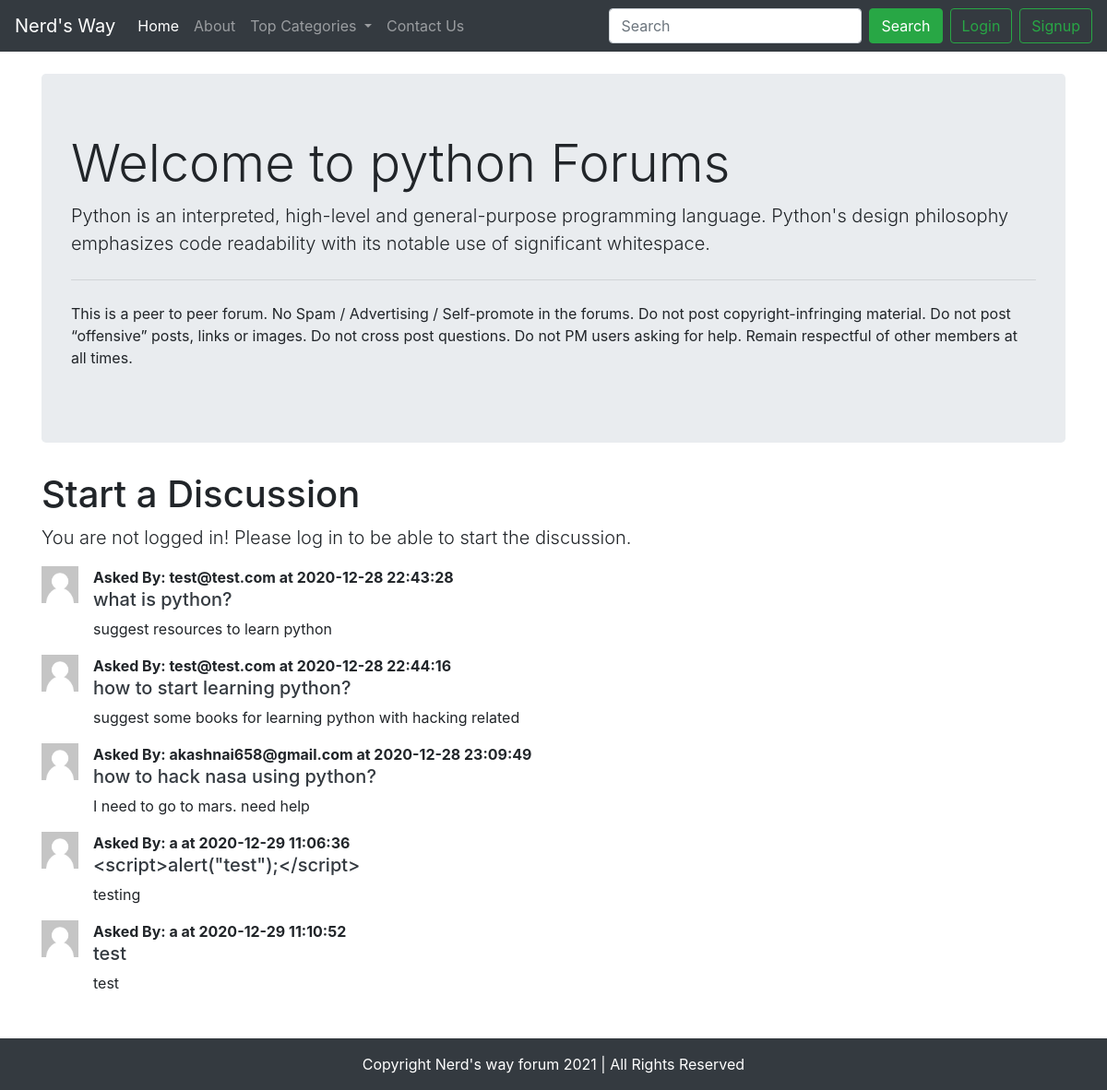
The app's page /forum/threadlist.php?catid=1, older data.
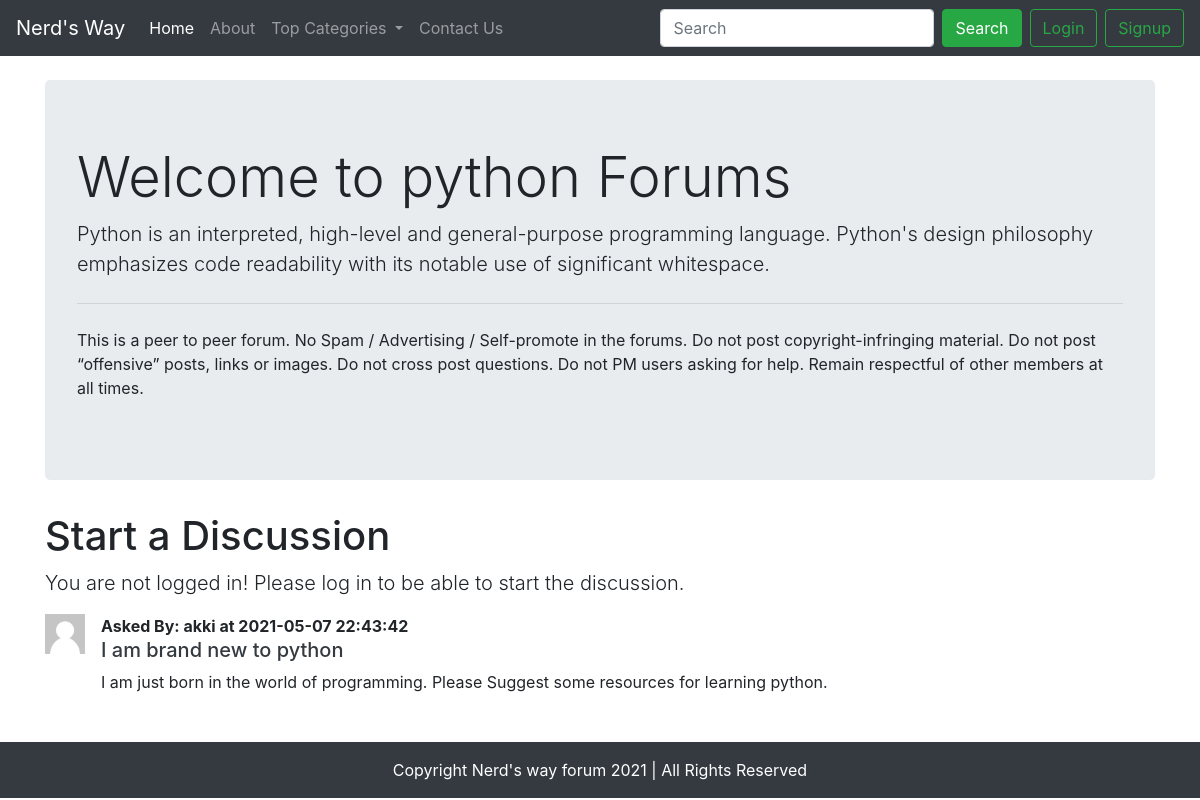
The same page, newer data.
### tables this page shows
CREATE TABLE `categories` (
  `category_id` int(8) NOT NULL,
  `category_name` varchar(255) NOT NULL,
  `category_description` varchar(255) NOT NULL,
  `created` datetime NOT NULL DEFAULT current_timestamp()
);

CREATE TABLE `threads` (
  `thread_id` int(7) NOT NULL,
  `thread_title` varchar(255) NOT NULL,
  `thread_desc` text NOT NULL,
  `thread_cat_id` int(7) NOT NULL,
  `thread_user_id` int(7) NOT NULL,
  `timestamp` datetime NOT NULL DEFAULT current_timestamp()
);

CREATE TABLE `users` (
  `sno` int(11) NOT NULL,
  `user_email` varchar(30) NOT NULL,
  `user_pass` varchar(255) NOT NULL,
  `timestamp` datetime NOT NULL DEFAULT current_timestamp()
);

### forum/threadlist.php (the view, shortened to what this page needs)
<!doctype html>
<html lang="en">
<head>
    <link rel="stylesheet" href="https://cdn.jsdelivr.net/npm/bootstrap@4.5.3/dist/css/bootstrap.min.css"
>
</head>
<body>
    <?php include("partials/_header.php");?>
    <?php
        $id = $_GET['catid'];
        $sql = "SELECT * FROM `categories` WHERE `category_id`=$id";
        $result = mysqli_query($conn,$sql);
        while($row = mysqli_fetch_assoc($result)){
            $catname = $row['category_name'];
            $catdesc = $row['category_description'];
        }
    ?>
<div class="container my-4">
    <div class="jumbotron">
        <h1 class="display-4">Welcome to <?php echo $catname ?> Forums</h1>
        <p class="lead"><?php echo $catdesc; ?></p>
        <hr class="my-4">
        <p>This is a peer to peer forum. No Spam / Advertising / Self-promote in the forums. Do not post
            copyright-infringing material. Do not post “offensive” posts, links or images.
            Do not cross post questions. Do not PM users asking for help.
            Remain respectful of other members at all times.</p>
        </div>
    </div>
    <?php
    if(isset($_SESSION['loggedin']) && $_SESSION['loggedin'] == true){
        echo '<div class="container">
        <h1 class="pb-2">Start a Discussion</h1>
        <form action="'.$_SERVER["REQUEST_URI"].'" method="POST">
        <div class="form-group">
        <label for="exampleInputEmail1">Problem title</label>
        <input type="text" class="form-control" id="title" name="title" aria-describedby="emailHelp">
        <small id="emailHelp" class="form-text text-muted">Keep your title as short as possible.</small>
        </div>
        <input type="hidden" name="sno" value="' . $_SESSION["sno"] . '">
        <div class="form-group">
        <label for="exampleFormControlTextarea1">Describe your problem</label>
        <textarea class="form-control" id="desc" name="desc" rows="3"></textarea>
        </div>
        <button type="submit" class="btn btn-success mb-4">Submit</button>
        </form>
        </div>';
    }
    else{
        echo '<div class="container">
        <h1 class="my-2">Start a Discussion</h1>
        <p class="lead ">You are not logged in! Please log in to be able to start the discussion.</p>
        </div>';
    }
        ?>
    <div class="container mb-5">
        <?php
            $id = $_GET['catid'];
            $sql = "SELECT * FROM `threads` WHERE `thread_cat_id`=$id";
                $result = mysqli_query($conn,$sql);
                while($row = mysqli_fetch_assoc($result)){
                    $id = $row['thread_id'];
                    $title = $row['thread_title'];
            $title = str_replace("<", "&lt;", $title);
            $title = str_replace(">", "&gt;", $title);
            $desc = $row['thread_desc'];
            $desc = str_replace("<", "&lt;", $desc);
            $desc = str_replace(">", "&gt;", $desc);
                    $thread_time = $row['timestamp'];
                    $thread_user_id = $row['thread_user_id'];
                    $sql2 = "SELECT user_email FROM `users` WHERE `sno`='$thread_user_id'";
                    $result2 = mysqli_query($conn,$sql2);
                    $row2 = mysqli_fetch_assoc($result2);
            echo '<div class="media my-3">
                <img class="mr-3" width="40px" src="images/userdefault.png" alt="Generic placeholder image">
                <div class="media-body">
                <p class="font-weight-bold my-0"> Asked By: '. $row2['user_email']. ' at '. $thread_time. ' </p>
                <h5 class="mt-0"> <a class="text-dark" href="thread.php?threadid='.$id.'">'.$title.'</a></h5>
                '.$desc.'
            </div>
        </div>';
                }
        ?>
    </div>
    <?php include("partials/_footer.php");?>
</body>
</html>

### forum/partials/_header.php (shortened to what this page needs)
<?php
    echo '<nav class="navbar navbar-expand-lg navbar-dark bg-dark">
    <a class="navbar-brand" href="/forum">Nerd\'s Way</a>
    <button class="navbar-toggler" type="button" data-toggle="collapse" data-target="#navbarSupportedContent" aria-controls="navbarSupportedContent" aria-expanded="false" aria-label="Toggle navigation">
      <span class="navbar-toggler-icon"></span>
    </button>
    <div class="collapse navbar-collapse" id="navbarSupportedContent">
      <ul class="navbar-nav mr-auto">
        <li class="nav-item active">
          <a class="nav-link" href="/forum">Home<span class="sr-only">(current)</span></a>
        </li>
        <li class="nav-item">
          <a class="nav-link" href="about.php">About</a>
        </li>
        <li class="nav-item dropdown">
          <a class="nav-link dropdown-toggle" href="#" id="navbarDropdown" role="button" data-toggle="dropdown" aria-haspopup="true" aria-expanded="false">
            Top Categories
          </a>
          <div class="dropdown-menu" aria-labelledby="navbarDropdown">';
          echo '
          </div>
        </li>
        <li class="nav-item">
          <a class="nav-link " href="contact.php" >Contact Us</a>
        </li>
      </ul>';
      if(isset($_SESSION['loggedin']) && $_SESSION['loggedin'] == true){
        echo '<form class="form-inline my-2 my-lg-0" action="/forum/search.php" method="get">
        <input class="form-control mr-sm-2" type="search" name="search" placeholder="Search" aria-label="Search">
        <button class="btn btn-success my-2 my-sm-0" type="submit">Search</button>
        <p class="text-light my-0 mx-2"> Welcome '. $_SESSION['useremail'] .' </p>
        <a href="partials/_logout.php" class="btn btn-outline-success">Logout </a>
        </form>';
      }
      else{
        echo '
        <form class="form-inline my-2 my-lg-0" action="/forum/search.php" method="get">
        <input class="form-control mr-sm-2" type="search" name="search" placeholder="Search" aria-label="Search">
        <button class="btn btn-success my-2 my-sm-0" type="submit">Search</button></form>
        <button class="btn btn-outline-success mx-2" data-toggle="modal" data-target="#loginModal">Login</button>
        <button class="btn btn-outline-success" data-toggle="modal" data-target="#signupModal">Signup</button>
        ';
      }
      echo '
      </div>
      </nav>
      ';
?>

### forum/partials/_footer.php
<div class="container-fluid mt-3 bg-dark text-white ">
    <p class="text-center mb-0 py-3">Copyright Nerd's way forum 2021 | All Rights Reserved</p>
</div>

Row changes from the older to the newer data that the page shows:
removed threads: users.user_email "test@test.com", timestamp "2020-12-28 22:43:28", thread_title "what is python?", thread_desc "suggest resources to learn python"
removed threads: users.user_email "test@test.com", timestamp "2020-12-28 22:44:16", thread_title "how to start learning python?", thread_desc "suggest some books for learning python with hacking related"
removed threads: users.user_email "akashnai658@gmail.com", timestamp "2020-12-28 23:09:49", thread_title "how to hack nasa using python?", thread_desc "I need to go to mars. need help"
removed threads: users.user_email "a", timestamp "2020-12-29 11:06:36", thread_title "<script>alert(\"test\");</script>", thread_desc "testing"
removed threads: users.user_email "a", timestamp "2020-12-29 11:10:52", thread_title "test", thread_desc "test"
added threads: users.user_email "akki", timestamp "2021-05-07 22:43:42", thread_title "I am brand new to python", thread_desc "I am just born in the world of programming. Please Suggest some resources for learning python."
